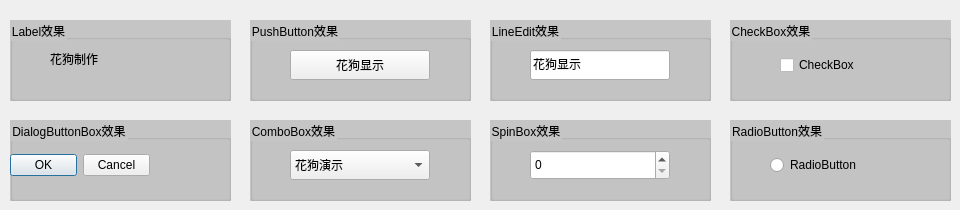
     <widget class="QWidget" name="tab">
      <attribute name="title">
       <string>基础组件</string>
      </attribute>
      <widget class="QGroupBox" name="groupBox_2">
       <property name="geometry">
        <rect>
         <x>10</x>
         <y>20</y>
         <width>221</width>
         <height>81</height>
        </rect>
       </property>
       <property name="styleSheet">
        <string notr="true">#groupBox_2
{
background-color: rgb(197, 197, 197);
}</string>
       </property>
       <property name="title">
        <string>Label效果</string>
       </property>
       <widget class="QLabel" name="label">
        <property name="geometry">
         <rect>
          <x>40</x>
          <y>30</y>
          <width>140</width>
          <height>30</height>
         </rect>
        </property>
        <property name="styleSheet">
         <string notr="true"/>
        </property>
        <property name="text">
         <string>花狗制作</string>
        </property>
        <property name="alignment">
         <set>Qt::AlignLeading|Qt::AlignLeft|Qt::AlignTop</set>
        </property>
       </widget>
      </widget>
      <widget class="QGroupBox" name="groupBox_8">
       <property name="geometry">
        <rect>
         <x>250</x>
         <y>20</y>
         <width>221</width>
         <height>81</height>
        </rect>
       </property>
       <property name="styleSheet">
        <string notr="true">#groupBox_8
{
background-color: rgb(197, 197, 197);
}</string>
       </property>
       <property name="title">
        <string>PushButton效果</string>
       </property>
       <widget class="QPushButton" name="pushButton">
        <property name="geometry">
         <rect>
          <x>40</x>
          <y>30</y>
          <width>140</width>
          <height>30</height>
         </rect>
        </property>
        <property name="text">
         <string>花狗显示</string>
        </property>
       </widget>
      </widget>
      <widget class="QGroupBox" name="groupBox_9">
       <property name="geometry">
        <rect>
         <x>490</x>
         <y>20</y>
         <width>221</width>
         <height>81</height>
        </rect>
       </property>
       <property name="styleSheet">
        <string notr="true">#groupBox_9
{
background-color: rgb(197, 197, 197);
}</string>
       </property>
       <property name="title">
        <string>LineEdit效果</string>
       </property>
       <widget class="QLineEdit" name="lineEdit_13">
        <property name="geometry">
         <rect>
          <x>40</x>
          <y>30</y>
          <width>140</width>
          <height>30</height>
         </rect>
        </property>
        <property name="font">
         <font>
          <family>80 Decibels</family>
         </font>
        </property>
        <property name="text">
         <string>花狗显示</string>
        </property>
       </widget>
      </widget>
      <widget class="QGroupBox" name="groupBox_10">
       <property name="geometry">
        <rect>
         <x>250</x>
         <y>120</y>
         <width>221</width>
         <height>81</height>
        </rect>
       </property>
       <property name="styleSheet">
        <string notr="true">#groupBox_10
{
background-color: rgb(197, 197, 197);
}</string>
       </property>
       <property name="title">
        <string>ComboBox效果</string>
       </property>
       <widget class="QComboBox" name="comboBox_6">
        <property name="geometry">
         <rect>
          <x>40</x>
          <y>30</y>
          <width>140</width>
          <height>30</height>
         </rect>
        </property>
        <item>
         <property name="text">
          <string>花狗演示</string>
         </property>
        </item>
        <item>
         <property name="text">
          <string>演示1</string>
         </property>
        </item>
        <item>
         <property name="text">
          <string>演示2</string>
         </property>
        </item>
       </widget>
      </widget>
      <widget class="QGroupBox" name="groupBox_11">
       <property name="geometry">
        <rect>
         <x>490</x>
         <y>120</y>
         <width>221</width>
         <height>81</height>
        </rect>
       </property>
       <property name="styleSheet">
        <string notr="true">#groupBox_11
{
background-color: rgb(197, 197, 197);
}</string>
       </property>
       <property name="title">
        <string>SpinBox效果</string>
       </property>
       <widget class="QSpinBox" name="spinBox_5">
        <property name="geometry">
         <rect>
          <x>40</x>
          <y>30</y>
          <width>140</width>
          <height>30</height>
         </rect>
        </property>
       </widget>
      </widget>
      <widget class="QGroupBox" name="groupBox_12">
       <property name="geometry">
        <rect>
         <x>730</x>
         <y>20</y>
         <width>221</width>
         <height>81</height>
        </rect>
       </property>
       <property name="styleSheet">
        <string notr="true">#groupBox_12
{
background-color: rgb(197, 197, 197);
}</string>
       </property>
       <property name="title">
        <string>CheckBox效果</string>
       </property>
       <widget class="QCheckBox" name="checkBox">
        <property name="geometry">
         <rect>
          <x>50</x>
          <y>30</y>
          <width>140</width>
          <height>30</height>
         </rect>
        </property>
        <property name="text">
         <string>CheckBox</string>
        </property>
       </widget>
      </widget>
      <widget class="QGroupBox" name="groupBox_13">
       <property name="geometry">
        <rect>
         <x>730</x>
         <y>120</y>
         <width>221</width>
         <height>81</height>
        </rect>
       </property>
       <property name="styleSheet">
        <string notr="true">#groupBox_13
{
background-color: rgb(197, 197, 197);
}</string>
       </property>
       <property name="title">
        <string>RadioButton效果</string>
       </property>
       <widget class="QRadioButton" name="radioButton">
        <property name="geometry">
         <rect>
          <x>40</x>
          <y>30</y>
          <width>140</width>
          <height>30</height>
         </rect>
        </property>
        <property name="text">
         <string>RadioButton</string>
        </property>
       </widget>
      </widget>
      <widget class="QGroupBox" name="groupBox_14">
       <property name="geometry">
        <rect>
         <x>10</x>
         <y>120</y>
         <width>221</width>
         <height>81</height>
        </rect>
       </property>
       <property name="styleSheet">
        <string notr="true">#groupBox_14
{
background-color: rgb(197, 197, 197);
}</string>
       </property>
       <property name="title">
        <string>DialogButtonBox效果</string>
       </property>
       <widget class="QDialogButtonBox" name="buttonBox">
        <property name="geometry">
         <rect>
          <x>0</x>
          <y>30</y>
          <width>140</width>
          <height>30</height>
         </rect>
        </property>
        <property name="standardButtons">
         <set>QDialogButtonBox::Cancel|QDialogButtonBox::Ok</set>
        </property>
       </widget>
      </widget>
     </widget>
